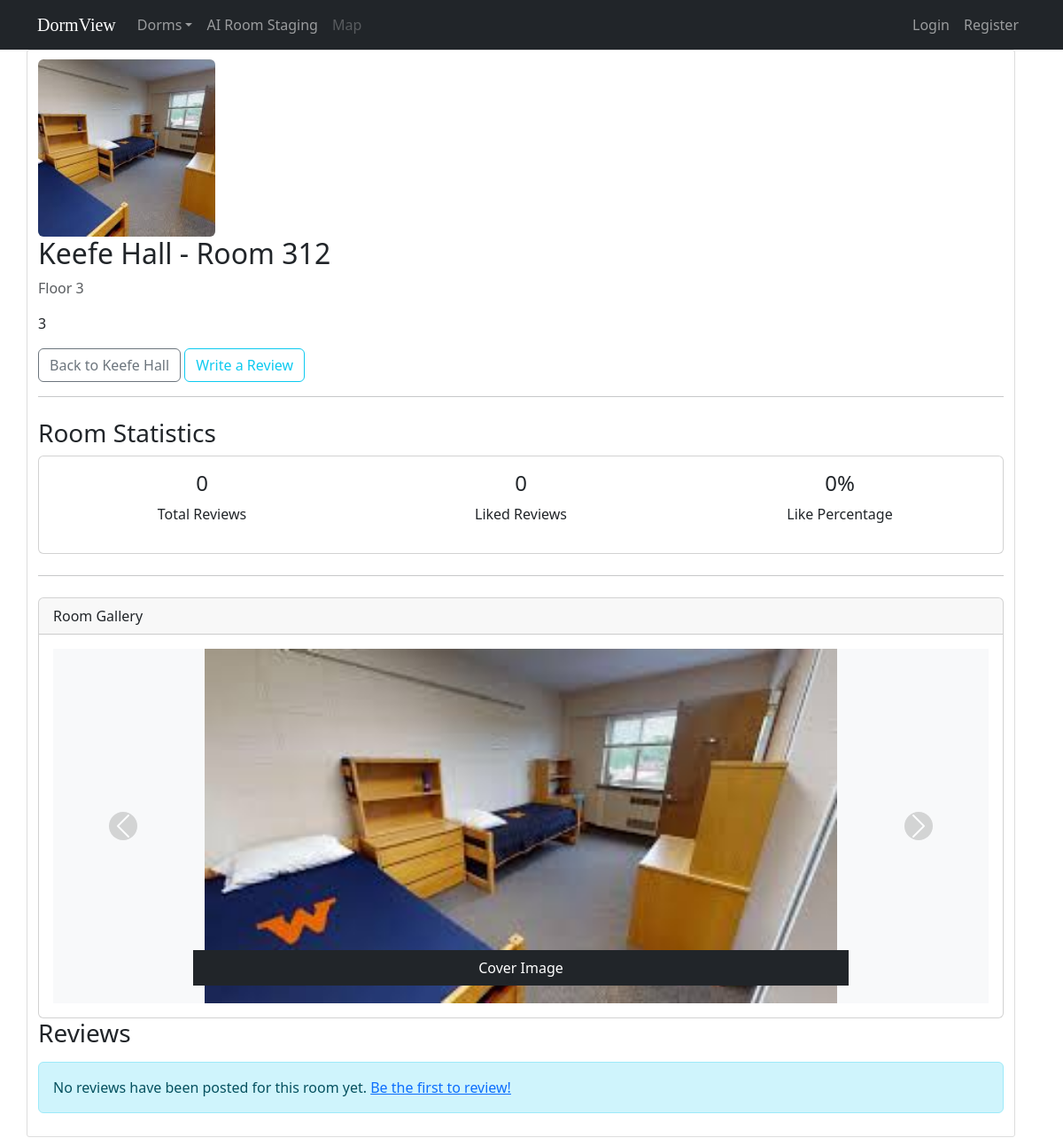
The page /dorm/keefe-hall/room-312/ on the database as committed earlier.
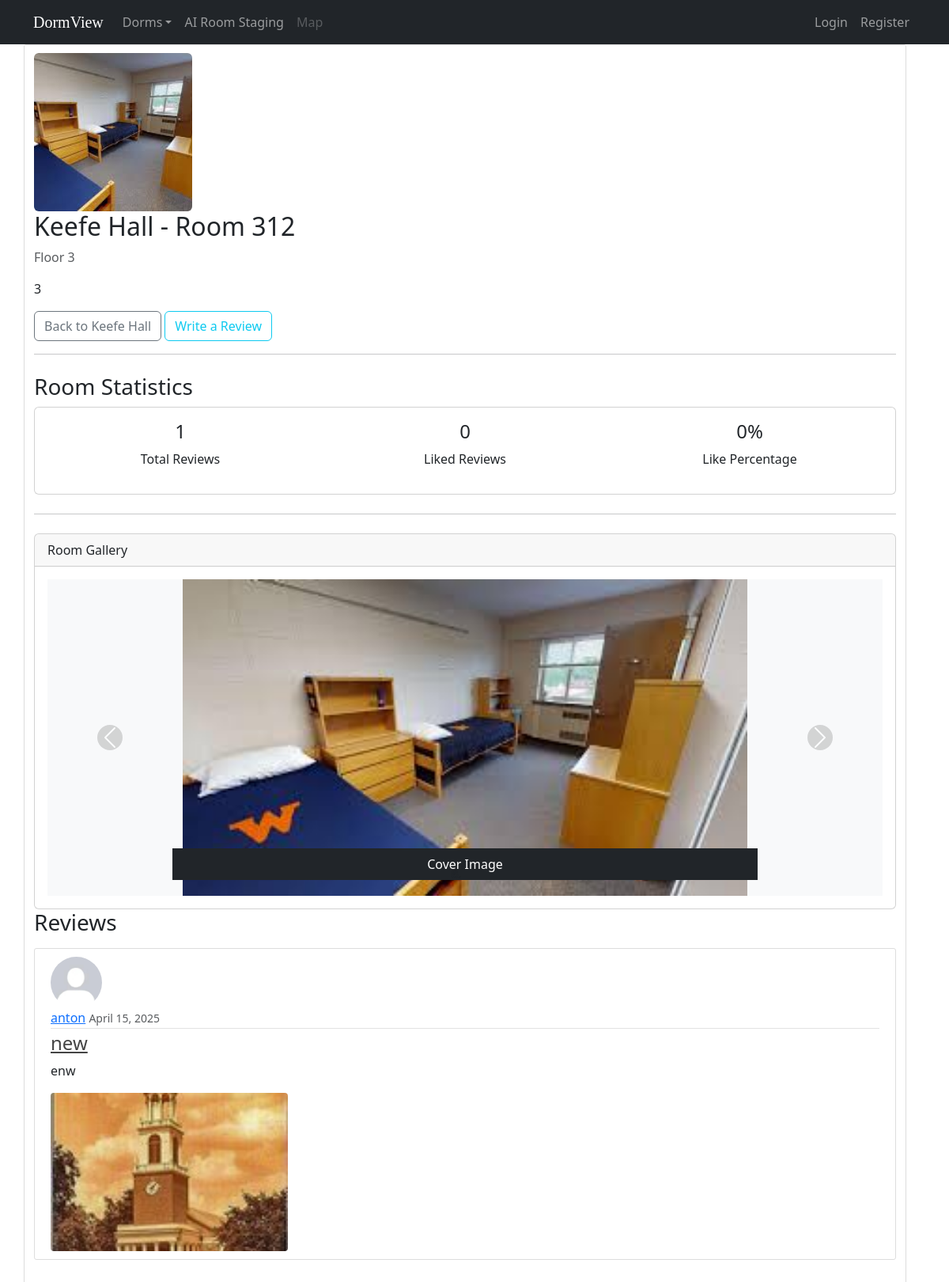
The same page on the database as committed later.
### review/models.py (models this page shows, shortened)
class Room(models.Model):
    dorm = models.ForeignKey(Dorm, on_delete=models.CASCADE, related_name='rooms')
    room_number = models.CharField(max_length=20)
    slug = models.SlugField(max_length=100, blank=True)
    floor = models.PositiveIntegerField()
    description = models.TextField()
    image = models.ImageField(upload_to='room_images', blank=True, null=True)
    class Meta:
        unique_together = ['dorm', 'room_number', 'slug']  # Ensure room numbers are unique within a dorm

class Dorm(models.Model):
    name = models.CharField(max_length=100)
    slug = models.SlugField(max_length=100, unique=True, blank=True)
    description = models.TextField()
    image = models.ImageField(upload_to='dorm_images', blank=True, null=True)

class Post(models.Model):
    title = models.CharField(max_length=100)
    content = models.TextField()
    date_posted = models.DateTimeField(default=timezone.now)
    author = models.ForeignKey(User, on_delete=models.CASCADE)
    room = models.ForeignKey(Room, on_delete=models.CASCADE, related_name='reviews', null=True)
    liked = models.BooleanField(default=False)  # Added like feature

class PostImage(models.Model):
    post = models.ForeignKey(Post, related_name='images', on_delete=models.CASCADE)
    image = models.ImageField(upload_to='post_images')
    caption = models.CharField(max_length=100, blank=True, null=True)

### users/models.py (models this page shows, shortened)
class Profile(models.Model):
    user = models.OneToOneField(User, on_delete=models.CASCADE)
    image = models.ImageField(default='default.jpg', upload_to='profile_pics')
    assigned_room = models.ForeignKey(Room, on_delete=models.SET_NULL, null=True, blank=True,
                                      related_name='assigned_students')
    _original_assigned_room = None
    def __init__(self, *args, **kwargs):
        super().__init__(*args, **kwargs)
        self._original_assigned_room = self.assigned_room

### review/views.py (the view)
# urls.py: path('dorm/<slug:dorm_slug>/<slug:room_slug>/', RoomDetailView.as_view(), name='room-detail'),
class RoomDetailView(DetailView):
    model = Room
    template_name = 'review/room_detail.html'
    slug_field = 'slug'
    slug_url_kwarg = 'room_slug'
    def get_object(self):
        dorm_slug = self.kwargs.get('dorm_slug')
        room_slug = self.kwargs.get('room_slug')
        dorm = get_object_or_404(Dorm, slug=dorm_slug)
        return get_object_or_404(Room, dorm=dorm, slug=room_slug)
    def get_context_data(self, **kwargs):
        context = super().get_context_data(**kwargs)
        context['reviews'] = Post.objects.filter(room=self.object).order_by('-date_posted')
        context['like_count'] = Post.objects.filter(room=self.object, liked=True).count()
        context['total_reviews'] = context['reviews'].count()
        if context['total_reviews'] > 0:
            context['like_percentage'] = (context['like_count'] / context['total_reviews']) * 100
        else:
            context['like_percentage'] = 0
        context['room_slug'] = self.object.slug
        context['dorm_slug'] = self.object.dorm.slug
        return context

### review/templates/review/room_detail.html (shortened to what this page needs)
{% extends 'review/base.html' %}
{% block content %}
    <div class="content-section">
        <div class="media">
            {% if object.image %}
                <img class="rounded mr-3" src="{{ object.image.url }}" alt="Room {{ object.room_number }}"
                     style="width: 200px; height: 200px; object-fit: cover;">
            {% endif %}
            <div class="media-body">
                <h2 class="mt-0">{{ object.dorm.name }} - Room {{ object.room_number }}</h2>
                <p class="text-muted">Floor {{ object.floor }}</p>
                <p>{{ object.description }}</p>
                <div class="mt-2">
                    <a href="{% url 'dorm-detail' object.dorm.slug %}" class="btn btn-outline-secondary">Back
                        to {{ object.dorm.name }}</a>
                    <a href="{% url 'room-review-create' object.dorm.slug object.slug %}" class="btn btn-outline-info">Write a Review</a>
                </div>
            </div>
        </div>
        <hr>
        <div class="room-stats mt-4 mb-4">
            <h3>Room Statistics</h3>
            <div class="card">
                <div class="card-body">
                    <div class="row">
                        <div class="col-md-4 text-center">
                            <h4>{{ total_reviews }}</h4>
                            <p>Total Reviews</p>
                        </div>
                        <div class="col-md-4 text-center">
                            <h4>{{ like_count }}</h4>
                            <p>Liked Reviews</p>
                        </div>
                        <div class="col-md-4 text-center">
                            <h4>{{ like_percentage|floatformat:0 }}%</h4>
                            <p>Like Percentage</p>
                        </div>
                    </div>
                </div>
            </div>
        </div>
        {% if object.image or object.images.all %}
            <hr>
            <div class="card mt-4">
                <div class="card-header">
                    Room Gallery
                </div>
                <div class="card-body">
                    <div id="roomCarousel" class="carousel slide" data-ride="carousel">
                        <ol class="carousel-indicators">
                        </ol>
                        <div class="carousel-inner">
                            {% if object.image %}
                                <div class="carousel-item active">
                                    <img class="d-block w-100" src="{{ object.image.url }}" alt="Cover Image">
                                    <div class="carousel-caption d-none d-md-block bg-dark p-2"
                                         style="background-color: rgba(0,0,0,0.5);">
                                        <p class="mb-0">Cover Image</p>
                                    </div>
                                </div>
                            {% endif %}
                        </div>
                        {% if object.image or object.images.count > 0 %}
                            <a class="carousel-control-prev" href="#roomCarousel" role="button" data-slide="prev">
                                <span class="carousel-control-prev-icon" aria-hidden="true"></span>
                            </a>
                            <a class="carousel-control-next" href="#roomCarousel" role="button" data-slide="next">
                                <span class="carousel-control-next-icon" aria-hidden="true"></span>
                            </a>
                        {% endif %}
                    </div>
                </div>
            </div>
        {% endif %}
        <h3 class="mb-3">Reviews</h3>
        {% for review in reviews %}
            <article class="media content-section">
                <img class="rounded-circle article-img" src="{{ review.author.profile.image.url }}">
                <div class="media-body">
                    <div class="article-metadata">
                        <a class="mr-2" href="{% url 'user-posts' review.author.username %}">{{ review.author }}</a>
                        <small class="text-muted">{{ review.date_posted|date:"F d, Y" }}</small>
                    </div>
                    <h4><a class="article-title" href="{% url 'post-detail' review.id %}">{{ review.title }}</a></h4>
                    <p class="article-content">{{ review.content }}</p>
                    {% if review.images.all %}
                        <div class="post-image-gallery">
                            {% if review.images.count == 1 %}
                                <img src="{{ review.images.first.image.url }}" class="single-post-image"
                                     alt="Review Image">
                            {% endif %}
                        </div>
                    {% endif %}
                </div>
            </article>
        {% empty %}
            <div class="alert alert-info">
                No reviews have been posted for this room yet.
                <a href="{% url 'room-review-create' object.dorm.slug object.slug %}">Be the first to review!</a>
            </div>
        {% endfor %}
    </div>
{% endblock content %}

### review/templates/review/base.html (shortened to what this page needs)
{% load static %}
<!DOCTYPE html>
<html lang="en">
<head>
    <link rel="stylesheet" type="text/css" href="{% static '../static/review/main.css' %}">
    <link rel="stylesheet" href="{% static '../static/review/main_style.css' %}">
    <link rel="stylesheet" href="https://cdn.jsdelivr.net/npm/@docsearch/css@3">
    <link href="https://cdnjs.cloudflare.com/ajax/libs/font-awesome/5.15.4/css/all.min.css" rel="stylesheet">
    <link href="{% static '../static/assets/dist/css/bootstrap.min.css' %}" rel="stylesheet">
</head>
<body>
    <nav class="navbar navbar-expand-lg navbar-dark bg-dark" aria-label="Eighth navbar example">
        <div class="container">
          <a class="navbar-brand" href="{% url 'review-home' %}" style = "font-family: mona_font_bold;">DormView</a>
          <div class="collapse navbar-collapse" id="navbarsExample07">
            <ul class="navbar-nav me-auto mb-2 mb-lg-0">
                <li class="nav-item dropdown">
                    <a class="nav-link dropdown-toggle" href="#" data-bs-toggle="dropdown" aria-expanded="false">Dorms</a>
                  </li>
              <li class="nav-item">
                <a class="nav-link" href="#">AI Room Staging</a>
              </li>
              <li class="nav-item">
                <a class="nav-link disabled" aria-disabled="true">Map</a>
              </li>
            </ul>
            <div class="navbar-nav">
                {% if user.is_authenticated %}
                    <form method="GET" action="{% url 'post-create' %}" style="display: inline;">
                        {% csrf_token %}
                        <button type="submit" class="btn btn-outline-light btn-sm ml-2 mx-lg-1 my-sm-2">New Post</button>
                    </form>
                    <form method="GET" action="{% url 'profile' %}" style="display: inline;">
                        {% csrf_token %}
                        <button type="submit" class="btn btn-outline-light btn-sm ml-2 mx-lg-1 my-sm-2">Profile</button>
                    </form>
                    <form method="POST" action="{% url 'logout' %}" style="display: inline;">
                        {% csrf_token %}
                        <button type="submit" class="btn btn-outline-light btn-sm ml-2 mx-lg-1 my-sm-2">Logout</button>
                    </form>
                {% else %}
                    <a class="nav-item nav-link" href="{% url 'login' %}">Login</a>
                    <a class="nav-item nav-link" href="{% url 'register' %}">Register</a>
                {% endif %}
            </div>
          </div>
        </div>
      </nav>
<main role="main" class="container w-100">
        <div class="row w-100">
            {% block content %}{% endblock %}
        </div>
</main>
</body>
</html>

### review/static/review/main.css (style rules this page uses)
body { background: #fafafa; color: #333333; margin-top: 5rem; }
h1, h2, h3, h4, h5, h6 { color: #444444; }
ul { margin: 0; }
.content-section { background: #ffffff; padding: 10px 20px; border: 1px solid #dddddd; border-radius: 3px; margin-bottom: 20px; }
.article-title { color: #444444; }
.article-content { white-space: pre-line; }
.article-img { height: 65px; width: 65px; margin-right: 16px; }
.article-metadata { padding-bottom: 1px; margin-bottom: 4px; border-bottom: 1px solid #e3e3e3 }
.post-image-gallery { margin-top: 15px; max-width: 500px; }
.single-post-image { width: 300px; height: 200px; object-fit: cover; border-radius: 4px; display: block; }
.carousel-item img { height: 400px; object-fit: contain; background-color: #f8f9fa; }
.carousel-control-prev-icon, .carousel-control-next-icon { background-color: rgba(0, 0, 0, 0.3); border-radius: 50%; padding: 10px; }

### review/static/review/main_style.css (style rules this page uses)
body { font-family: mona_font;; }

### review/templates/review/base.html (style rules this page uses)
main { margin: none; display: block; }

Rows that differ between the two databases and show on the page:
added Post: author.profile.image (placeholder picture), author "anton", date_posted "April 15, 2025", title "new", content "enw", images.first.image (picture)
Other text that changed with them:
{{ total_reviews }}: "0" → "1"
text no longer shown: "No reviews have been posted for this room yet. Be the first to review!"
